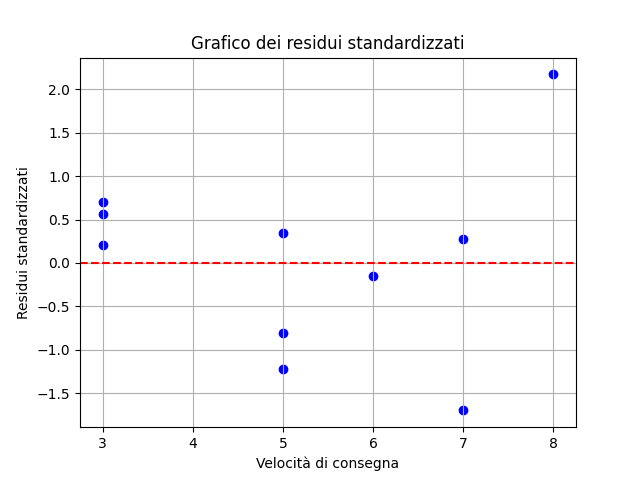

Write the Python code that produced this figure.
'''
abella numero fusti trasportati in un container risultati danneggiati rispetto alla velocità di consegna
velocità              3 3 3 5 5 5 6 7 7 8
danneggiati    54 62 65 94 122 84 142 139 184 254
a)analizza dati con modello regressione lineare
b) disegna grafico dei residui standardizzati
c) da risultato di b) risulta qualche difetto nel modello?
d) se c) positiva,individua un modello migliore e stima i parametri corrispondenti

Dopo aver eseguito il codice, vedrai i risultati della regressione lineare, inclusi i coefficienti di regressione (pendenza e termine costante) e i p-values associati. Il grafico dei residui standardizzati mostrerà la distribuzione dei residui standardizzati intorno alla linea zero orizzontale.

Osservando il grafico dei residui standardizzati, esamina se i punti sono distribuiti casualmente intorno allo zero o se mostrano una struttura sistematica. Se i punti mostrano una struttura sistematica, potrebbe indicare che il modello di regressione lineare non è adeguato per spiegare la relazione tra le variabili.

Se il modello mostra dei difetti e i residui non hanno una distribuzione casuale intorno allo zero, potresti considerare un modello di regressione non lineare o includere altre variabili esplicative per migliorare la capacità predittiva del modello. Potresti anche esaminare se la relazione tra le variabili potrebbe essere meglio rappresentata da un modello polinomiale o da altre forme funzionali più complesse. In questo caso, dovresti valutare diversi modelli e scegliere quello che meglio si adatta ai dati.







'''


import numpy as np
import matplotlib.pyplot as plt
import statsmodels.api as sm

# Dati forniti
velocita = np.array([3, 3, 3, 5, 5, 5, 6, 7, 7, 8])
danneggiati = np.array([54, 62, 65, 94, 122, 84, 142, 139, 184, 254])

# Esecuzione della regressione lineare
X = sm.add_constant(velocita)  # Aggiunta di una colonna di 1 per il termine costante
model = sm.OLS(danneggiati, X).fit()

# Ottenere i coefficienti di regressione
slope, intercept = model.params

# a) Risultato della regressione lineare
print("Risultati della regressione lineare:")
print(model.summary())

# b) Calcolo dei residui standardizzati
standardized_residuals = model.get_influence().resid_studentized_internal

# c) Grafico dei residui standardizzati
plt.scatter(velocita, standardized_residuals, color='b')
plt.axhline(y=0, color='r', linestyle='--')
plt.xlabel('Velocità di consegna')
plt.ylabel('Residui standardizzati')
plt.title('Grafico dei residui standardizzati')
plt.grid(True)
plt.show()
